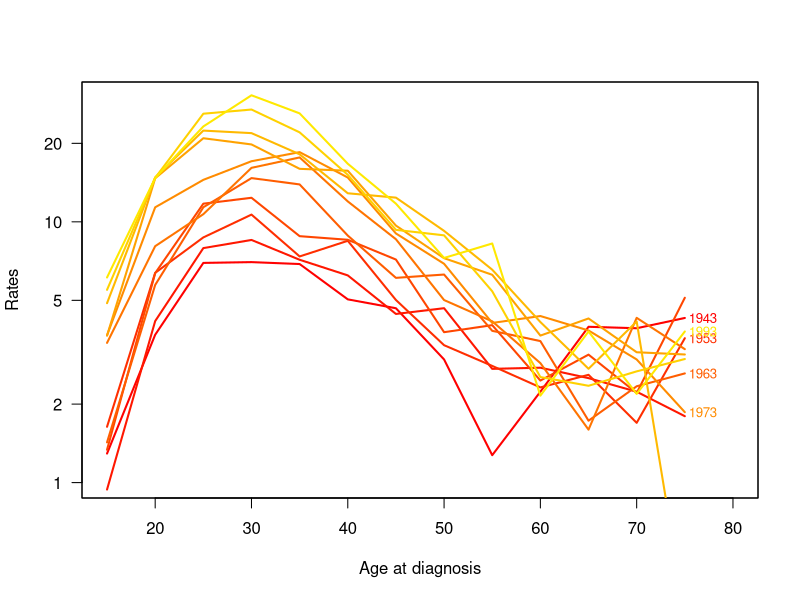
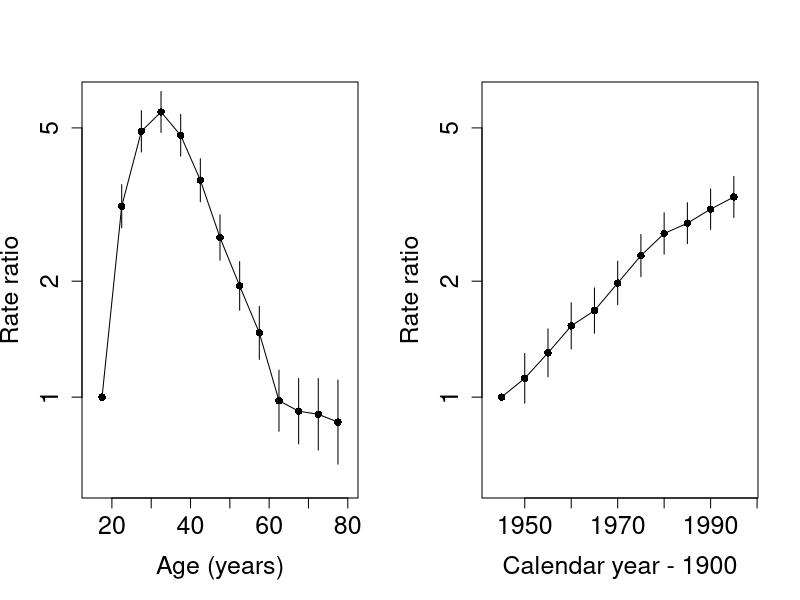
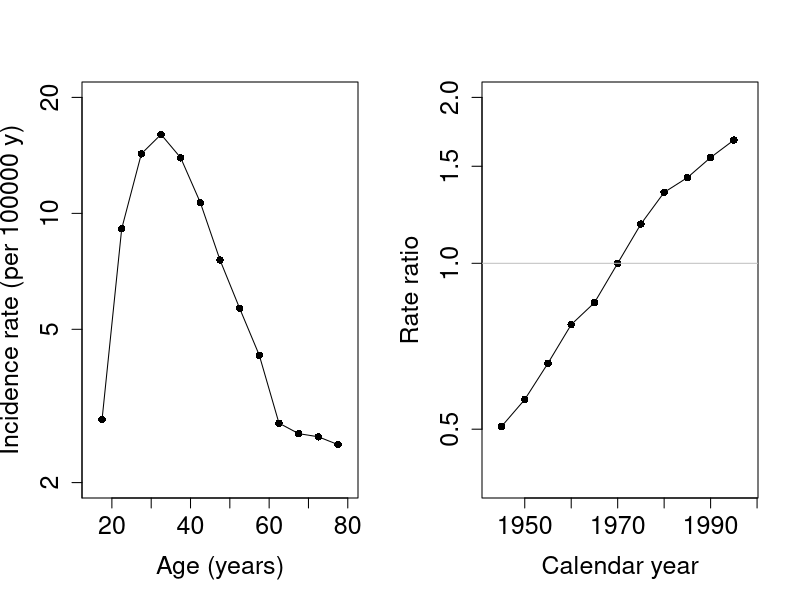
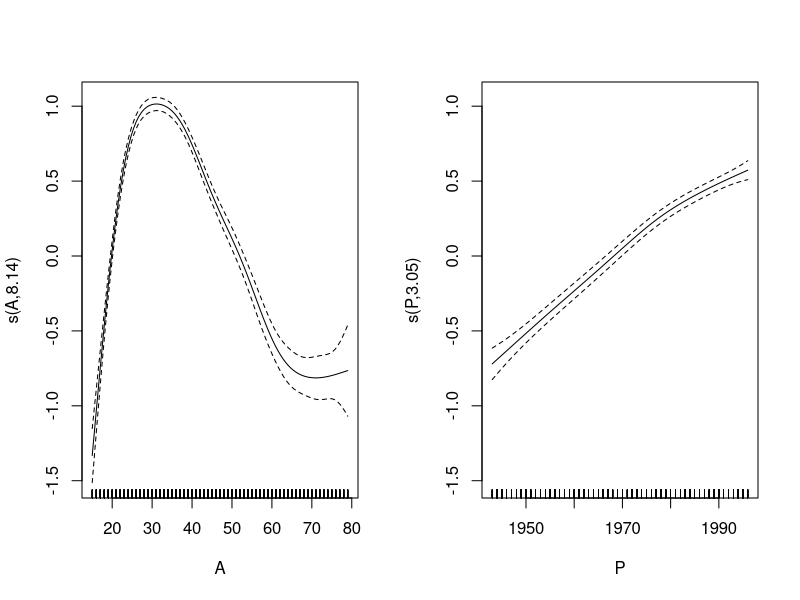
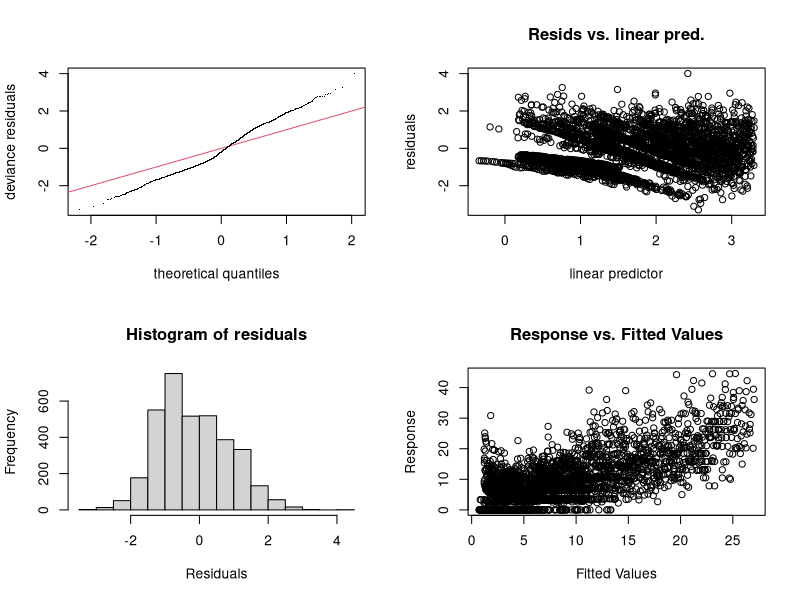
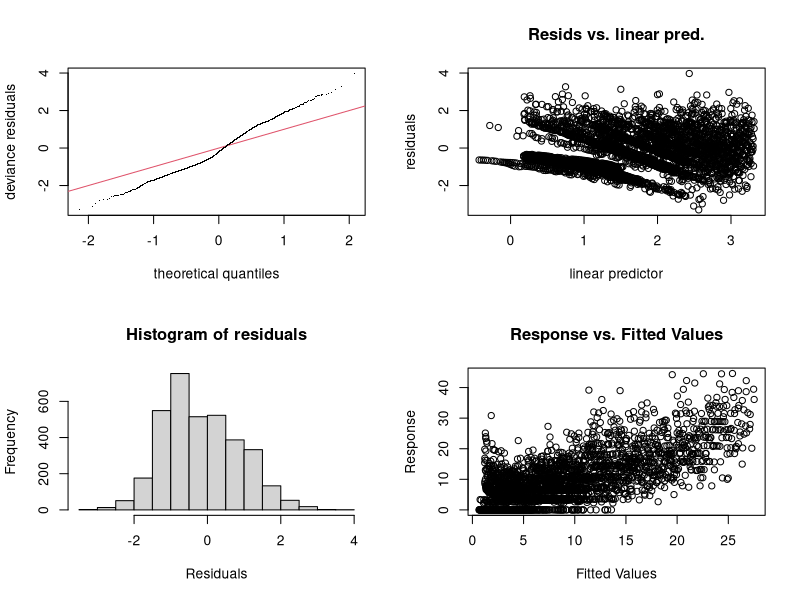
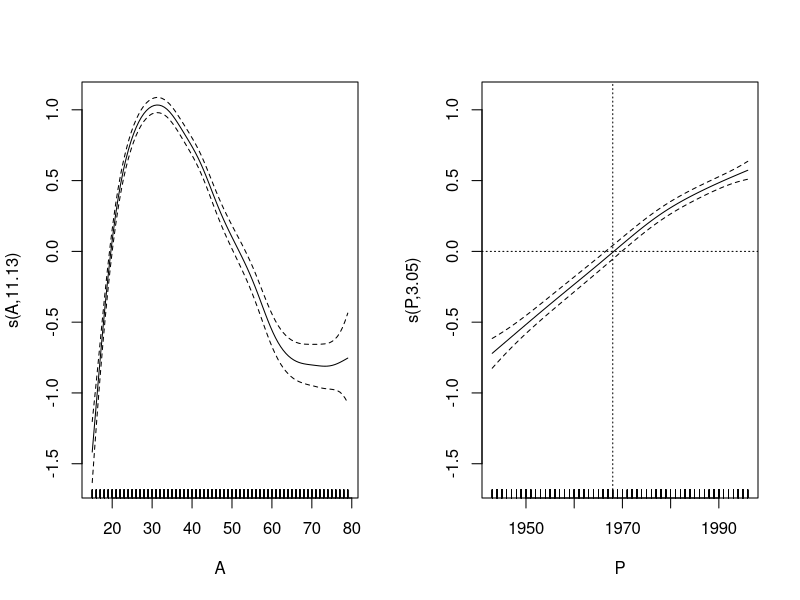
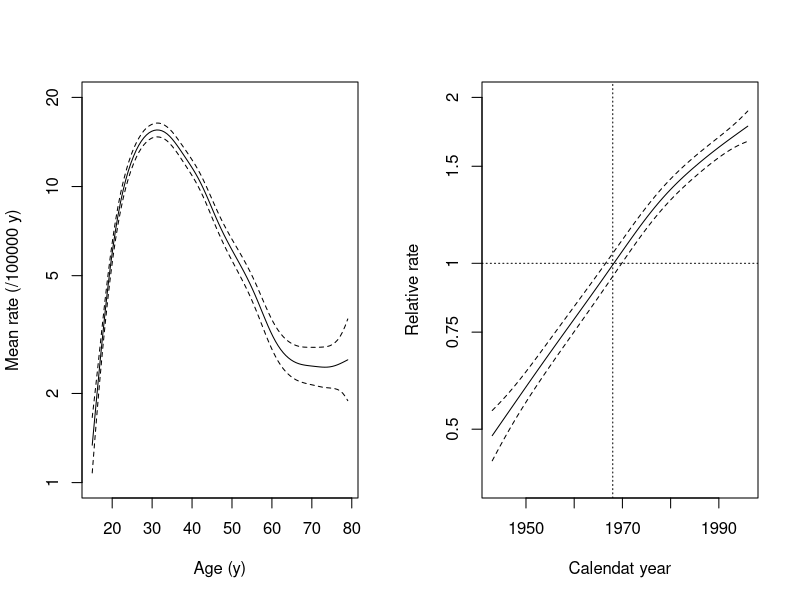

These charts were generated, in order, by the following R code:
### R code from vignette source '/home/runner/work/SPE/SPE/build/cont-eff-s.rnw'

###################################################
### code chunk number 1: cont-eff-s.rnw:3-6
###################################################
options( width=90,
         SweaveHooks=list( fig=function()
         par(mar=c(3,3,1,1),mgp=c(3,1,0)/1.6,las=1,bty="n") ) )


###################################################
### code chunk number 2: data-input
###################################################
library( Epi )
library(mgcv)
   data( testisDK )
    str( testisDK )
summary( testisDK )
   head( testisDK )


###################################################
### code chunk number 3: housekeeping
###################################################
tdk <- subset(testisDK, A > 14 & A < 80)
tdk$Age <- cut(tdk$A, br = 5*(3:16), include.lowest=TRUE, right=FALSE)
   nAge <- length(levels(tdk$Age))
tdk$Per <- cut(tdk$P, br = seq(1943,1998,by=5), 
               include.lowest=TRUE, right=FALSE)
   nPer <- length(levels(tdk$Per))


###################################################
### code chunk number 4: tabulation
###################################################
tab <- stat.table(  index = list(Age, Per),
                 contents = list(D = sum(D), 
                                 Y = sum(Y/1000),
                              rate = ratio(D, Y, 10^5) ),
                  margins = TRUE, 
                     data = tdk ) 
print(tab, digits=c(sum=0, ratio=1))	


###################################################
### code chunk number 5: plot-rates
###################################################
str(tab)
par(mfrow=c(1,1))
rateplot( rates=tab[3, 1:nAge, 1:nPer], which="ap", ylim=c(1,30), 
           age=seq(15, 75, 5), per=seq(1943, 1993, 5), 
           col=heat.colors(16), ann=TRUE )


###################################################
### code chunk number 6: mCat
###################################################
tdk$Y <- tdk$Y/100000
mCat <- glm( cbind(D,Y) ~ Age + Per, 
             family=poisreg(link=log), data= tdk )
round( ci.exp( mCat ), 2)


###################################################
### code chunk number 7: mCat-est
###################################################
aMid <- seq(17.5, 77.5, by = 5)
pMid <- seq(1945, 1995, by = 5)
par(mfrow=c(1,2))
plot( c(15,80), c(0.6, 6), type="n", log="y", 
      cex.lab = 1.5, cex.axis = 1.5, 
   xlab = "Age (years)", ylab = "Rate ratio") 
lines( aMid,  c( 1, ci.exp(mCat)[2:13, 1] ), type = "o", pch = 16 )
segments( aMid[-1],  ci.exp(mCat)[2:13, 2], 
          aMid[-1], ci.exp(mCat)[2:13, 3] ) 
plot( c(1943,1998), c(0.6, 6), type="n", log="y", 
      cex.lab = 1.5, cex.axis = 1.5, 
   xlab = "Calendar year - 1900", ylab = "Rate ratio") 
lines( pMid,c( 1, ci.exp(mCat)[14:23, 1] ), type = 'o', pch = 16 )
segments( pMid[-1],  ci.exp(mCat)[14:23, 2], 
          pMid[-1],  ci.exp(mCat)[14:23, 3] ) 


###################################################
### code chunk number 8: mCat2-new-ref
###################################################
tdk$Per70 <- Relevel(tdk$Per, ref = 6)
mCat2 <- glm( cbind(D,Y) ~ -1 + Age +Per70, 
              family=poisreg(link=log), data= tdk )
round( ci.exp( mCat2 ), 2)


###################################################
### code chunk number 9: mCat2-plot
###################################################
par(mfrow=c(1,2))
plot( c(15,80), c(2, 20), type="n", log="y", cex.lab = 1.5, cex.axis = 1.5, 
   xlab = "Age (years)", ylab = "Incidence rate (per 100000 y)") 
lines( aMid,  c(ci.exp(mCat2)[1:13, 1] ), type = "o", pch = 16) 
plot( c(1943,1998), c(0.4, 2), type="n", log="y", 
      cex.lab = 1.5, cex.axis = 1.5, 
   xlab = "Calendar year", ylab = "Rate ratio") 
lines( pMid, c(ci.exp(mCat2)[14:18, 1], 1, ci.exp(mCat2)[19:23, 1]),  
   type = "o", pch = 16 )
abline(h=1, col="gray")


###################################################
### code chunk number 10: mPen
###################################################
library(mgcv)
mPen <- gam( cbind(D, Y) ~ s(A) + s(P),  
           family = poisreg(link=log), data = tdk)
summary(mPen)					


###################################################
### code chunk number 11: mPen-plot
###################################################
par(mfrow=c(1,2))
plot(mPen, seWithMean=TRUE)


###################################################
### code chunk number 12: mPen-check
###################################################
par(mfrow=c(2,2))
gam.check(mPen)					


###################################################
### code chunk number 13: mPen2
###################################################
mPen2 <- gam( cbind(D,Y) ~ s(A, k=20) + s(P),  
           family = poisreg(link=log), data = tdk)
summary(mPen2)
par(mfrow=c(2,2))
gam.check(mPen2)					


###################################################
### code chunk number 14: mPen2-plot
###################################################
par( mfrow=c(1,2) )
plot( mPen2, seWithMean=TRUE )
abline( v=1968, h=0, lty=3 )


###################################################
### code chunk number 15: mPen2-newplot
###################################################
par( mfrow=c(1,2) )
icpt <- coef(mPen2)[1]  #  estimated intecept
plot( mPen2, seWithMean=TRUE, select=1, rug=FALSE,       
      yaxt="n", ylim= c(log(1),log(20)) - icpt, 
      xlab="Age (y)", ylab="Mean rate (/100000 y)" )
axis(2, at = log( c(1, 2, 5, 10, 20)) - icpt, labels=c(1, 2, 5, 10, 20) )
plot( mPen2, seWithMean=TRUE, select=2, rug=FALSE, 
      yaxt="n", ylim=c( log(0.4), log(2) ), 
      xlab="Calendat year", ylab="Relative rate")
axis(2, at=log( c(0.5, 0.75, 1, 1.5, 2)), labels = c(0.5, 0.75, 1, 1.5, 2))
abline( v=1968, h=0, lty=3 )
